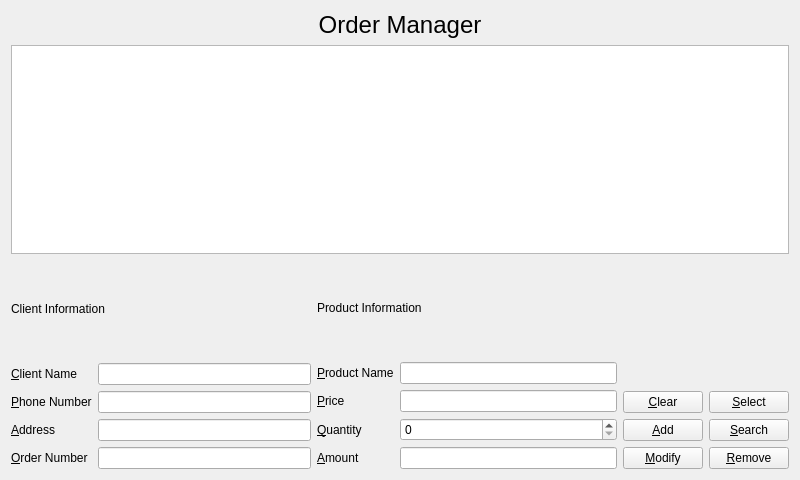
<?xml version="1.0" encoding="UTF-8"?>
<ui version="4.0">
 <class>OrderForm</class>
 <widget class="QWidget" name="OrderForm">
  <property name="geometry">
   <rect>
    <x>0</x>
    <y>0</y>
    <width>800</width>
    <height>480</height>
   </rect>
  </property>
  <property name="windowTitle">
   <string>Form</string>
  </property>
  <layout class="QVBoxLayout" name="verticalLayout_4">
   <item>
    <widget class="QLabel" name="label_5">
     <property name="font">
      <font>
       <pointsize>18</pointsize>
      </font>
     </property>
     <property name="text">
      <string>Order Manager</string>
     </property>
     <property name="alignment">
      <set>Qt::AlignCenter</set>
     </property>
    </widget>
   </item>
   <item>
    <widget class="QTableView" name="tableView"/>
   </item>
   <item>
    <layout class="QHBoxLayout" name="horizontalLayout">
     <item>
      <layout class="QGridLayout" name="gridLayout_2">
       <item row="0" column="0">
        <layout class="QVBoxLayout" name="verticalLayout">
         <item>
          <widget class="QLabel" name="label_6">
           <property name="text">
            <string>Client Information</string>
           </property>
          </widget>
         </item>
         <item>
          <layout class="QFormLayout" name="formLayout">
           <item row="0" column="0">
            <widget class="QLabel" name="label_2">
             <property name="text">
              <string>&amp;Client Name</string>
             </property>
             <property name="buddy">
              <cstring>clientNameLineEdit</cstring>
             </property>
            </widget>
           </item>
           <item row="0" column="1">
            <widget class="QLineEdit" name="clientNameLineEdit">
             <property name="readOnly">
              <bool>true</bool>
             </property>
            </widget>
           </item>
           <item row="1" column="0">
            <widget class="QLabel" name="label_3">
             <property name="text">
              <string>&amp;Phone Number</string>
             </property>
             <property name="buddy">
              <cstring>clientPhoneNumLineEdit</cstring>
             </property>
            </widget>
           </item>
           <item row="1" column="1">
            <widget class="QLineEdit" name="clientPhoneNumLineEdit">
             <property name="readOnly">
              <bool>true</bool>
             </property>
            </widget>
           </item>
           <item row="2" column="0">
            <widget class="QLabel" name="label_4">
             <property name="text">
              <string>&amp;Address</string>
             </property>
             <property name="buddy">
              <cstring>clientAddressLineEdit</cstring>
             </property>
            </widget>
           </item>
           <item row="2" column="1">
            <widget class="QLineEdit" name="clientAddressLineEdit">
             <property name="readOnly">
              <bool>true</bool>
             </property>
            </widget>
           </item>
           <item row="3" column="0">
            <widget class="QLabel" name="label_8">
             <property name="text">
              <string>&amp;Order Number</string>
             </property>
             <property name="buddy">
              <cstring>orderIdLineEdit</cstring>
             </property>
            </widget>
           </item>
           <item row="3" column="1">
            <widget class="QLineEdit" name="orderIdLineEdit"/>
           </item>
          </layout>
         </item>
        </layout>
       </item>
       <item row="0" column="1">
        <layout class="QVBoxLayout" name="verticalLayout_2">
         <item>
          <widget class="QLabel" name="label_7">
           <property name="text">
            <string>Product Information</string>
           </property>
          </widget>
         </item>
         <item>
          <layout class="QFormLayout" name="formLayout_2">
           <item row="0" column="0">
            <widget class="QLabel" name="label_9">
             <property name="text">
              <string>&amp;Product Name</string>
             </property>
             <property name="buddy">
              <cstring>productNameLineEdit</cstring>
             </property>
            </widget>
           </item>
           <item row="0" column="1">
            <widget class="QLineEdit" name="productNameLineEdit">
             <property name="readOnly">
              <bool>true</bool>
             </property>
            </widget>
           </item>
           <item row="1" column="0">
            <widget class="QLabel" name="label_10">
             <property name="text">
              <string>&amp;Price</string>
             </property>
             <property name="buddy">
              <cstring>productPriceLineEdit</cstring>
             </property>
            </widget>
           </item>
           <item row="1" column="1">
            <widget class="QLineEdit" name="productPriceLineEdit">
             <property name="readOnly">
              <bool>true</bool>
             </property>
            </widget>
           </item>
           <item row="2" column="0">
            <widget class="QLabel" name="label_12">
             <property name="text">
              <string>&amp;Quantity</string>
             </property>
             <property name="buddy">
              <cstring>quantitySpinBox</cstring>
             </property>
            </widget>
           </item>
           <item row="2" column="1">
            <widget class="QSpinBox" name="quantitySpinBox">
             <property name="minimumSize">
              <size>
               <width>100</width>
               <height>0</height>
              </size>
             </property>
             <property name="maximum">
              <number>9999</number>
             </property>
            </widget>
           </item>
           <item row="3" column="0">
            <widget class="QLabel" name="label_13">
             <property name="text">
              <string>&amp;Amount</string>
             </property>
             <property name="buddy">
              <cstring>amountLineEdit</cstring>
             </property>
            </widget>
           </item>
           <item row="3" column="1">
            <widget class="QLineEdit" name="amountLineEdit">
             <property name="readOnly">
              <bool>true</bool>
             </property>
            </widget>
           </item>
          </layout>
         </item>
        </layout>
       </item>
      </layout>
     </item>
     <item>
      <layout class="QVBoxLayout" name="verticalLayout_3">
       <item>
        <spacer name="verticalSpacer">
         <property name="orientation">
          <enum>Qt::Vertical</enum>
         </property>
         <property name="sizeHint" stdset="0">
          <size>
           <width>20</width>
           <height>40</height>
          </size>
         </property>
        </spacer>
       </item>
       <item>
        <layout class="QGridLayout" name="gridLayout">
         <item row="0" column="0">
          <widget class="QPushButton" name="clearPushButton">
           <property name="text">
            <string>&amp;Clear</string>
           </property>
          </widget>
         </item>
         <item row="0" column="1">
          <widget class="QPushButton" name="selectPushButton">
           <property name="text">
            <string>&amp;Select</string>
           </property>
          </widget>
         </item>
         <item row="1" column="0">
          <widget class="QPushButton" name="addPushButton">
           <property name="text">
            <string>&amp;Add</string>
           </property>
          </widget>
         </item>
         <item row="1" column="1">
          <widget class="QPushButton" name="searchPushButton">
           <property name="text">
            <string>&amp;Search</string>
           </property>
          </widget>
         </item>
         <item row="2" column="0">
          <widget class="QPushButton" name="modifyPushButton">
           <property name="text">
            <string>&amp;Modify</string>
           </property>
          </widget>
         </item>
         <item row="2" column="1">
          <widget class="QPushButton" name="removePushButton">
           <property name="text">
            <string>&amp;Remove</string>
           </property>
          </widget>
         </item>
        </layout>
       </item>
      </layout>
     </item>
    </layout>
   </item>
  </layout>
 </widget>
 <resources/>
 <connections/>
</ui>
